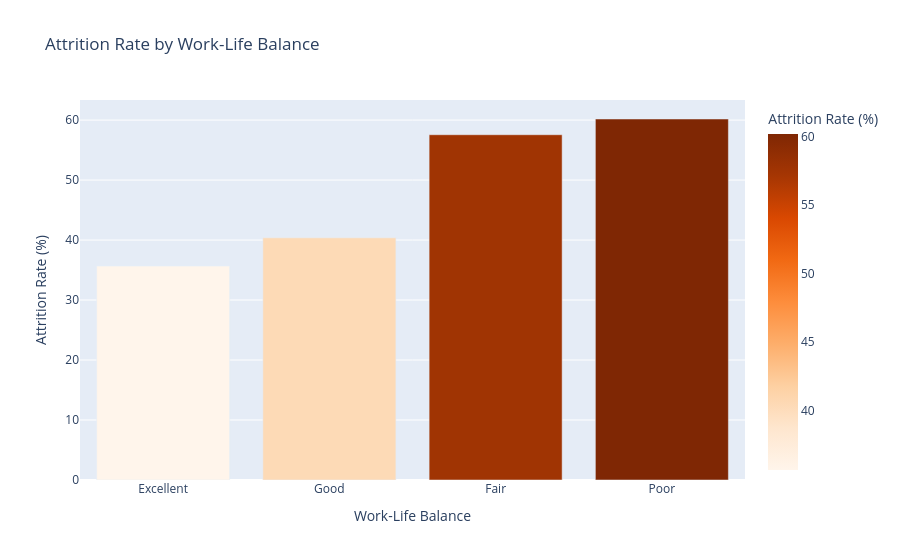

The code cell stored with this chart in its notebook:
### Code cell
wlb_df = (
    df.groupby("work_life_balance")["attrition"]
    .mean()
    .reset_index()
)
wlb_df["attrition_pct"] = wlb_df["attrition"] * 100

fig3 = px.bar(
    wlb_df.sort_values("attrition_pct"),
    x="work_life_balance",
    y="attrition_pct",
    title="Attrition Rate by Work-Life Balance",
    labels={"attrition_pct": "Attrition Rate (%)", "work_life_balance": "Work-Life Balance"},
    color="attrition_pct",
    color_continuous_scale="Oranges",
)
fig3.show()

### Figure 1 — Plotly figure (JSON) as saved in the notebook; plotly's stock layout.template omitted (floating-point values rounded to 4 significant figures)
{"data": [{"hovertemplate": "Work-Life Balance=%{x}<br>Attrition Rate (%)=%{marker.color}<extra></extra>", "legendgroup": "", "marker": {"color": [35.65, 40.37, 57.56, 60.18], "coloraxis": "coloraxis", "pattern": {"shape": ""}}, "name": "", "orientation": "v", "showlegend": false, "textposition": "auto", "type": "bar", "x": ["Excellent", "Good", "Fair", "Poor"], "xaxis": "x", "y": [35.65, 40.37, 57.56, 60.18], "yaxis": "y"}], "layout": {"barmode": "relative", "coloraxis": {"autocolorscale": false, "colorbar": {"title": {"text": "Attrition Rate (%)"}}, "colorscale": [[0, "rgb(255,245,235)"], [0.125, "rgb(254,230,206)"], [0.25, "rgb(253,208,162)"], [0.375, "rgb(253,174,107)"], [0.5, "rgb(253,141,60)"], [0.625, "rgb(241,105,19)"], [0.75, "rgb(217,72,1)"], [0.875, "rgb(166,54,3)"], [1, "rgb(127,39,4)"]]}, "legend": {"tracegroupgap": 0}, "title": {"text": "Attrition Rate by Work-Life Balance"}, "xaxis": {"anchor": "y", "domain": [0, 1], "title": {"text": "Work-Life Balance"}}, "yaxis": {"anchor": "x", "domain": [0, 1], "title": {"text": "Attrition Rate (%)"}}}}
